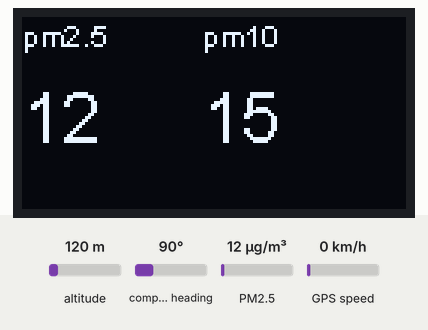
This program was run on a simulated ESP32. Shown: 128×64 one-colour display. The test bench sets the inputs (shaded band); at power-on: PM2.5 12 µg/m³, altitude 120 m, compass heading 90°, GPS speed 0 km/h. Storage starts empty; the GPS gets a fix after 3 s at 37.7749, -122.4194 with 8 satellites; what the program prints to the serial monitor is not drawn.

Above: at 1.6 s.
1.7 s: PM2.5 set to 6 µg/m³
At 5.2 s:
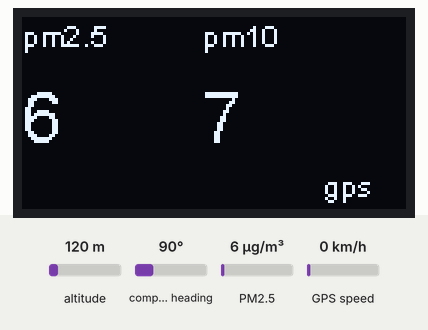
5.5 s: PM2.5 set to 75 µg/m³
At 6.9 s:
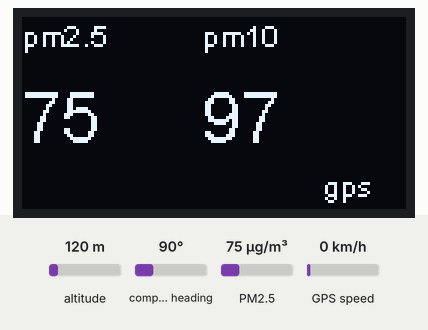
7.5 s: PM2.5 set to 150 µg/m³
At 8.5 s:
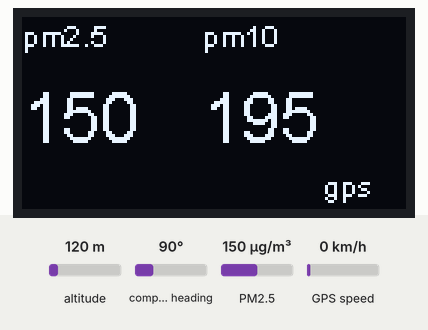
Timing chart, 0 to 10.5 s (numbered marks = the images above; inputs shaded):
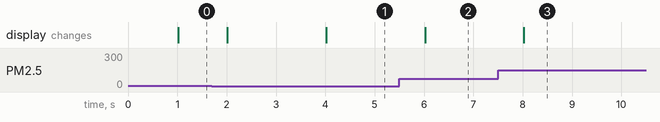

Measured:
- after the input at 1.7 s, the display: first changes after 0.32 s (image 1 shows a later state)
- after the input at 5.5 s, the display: changes after 0.52 s (image 2)
- after the input at 7.5 s, the display: changes after 0.52 s (image 3)

The program:

main.cpp
```cpp
/*
 *
 */

#include <Arduino.h>
#include "HardwareSerial.h"
#include "SSD1306.h"
#include "PMS.h"
#include <TinyGPS++.h>

#include "mySD.h"

PMS pms(Serial1);
PMS::DATA data;
SSD1306 display(0x3c, 21, 22);

// The TinyGPS++ object
static const int RXPin = 0, TXPin = 4;
static const uint32_t GPSBaud = 4800;
TinyGPSPlus gps;

void setup()
{
  Serial.begin(115200);
  Serial1.begin(9600, SERIAL_8N1, 36, 39);   //pms5007
  Serial2.begin(9600, SERIAL_8N1, 0, 4);
  // Serial2.begin(GPSBaud);

  display.init();
  display.flipScreenVertically();
  display.setFont(ArialMT_Plain_10);

   setupMMC();
   appendFile(SD, "/log.txt", "date,time,lat,long,PM_2_5,PM_10_0\n");
}

void displayInfo();
bool bNewData = 0;

void loop(void)
{
  // delay(2000);
  if (pms.read(data))
  {
    display.clear();
    display.setTextAlignment(TEXT_ALIGN_LEFT);
    display.setFont(ArialMT_Plain_10);
    display.drawString(0, 0, "pm2.5");
    display.drawString(60, 0, "pm10");
    display.setFont(ArialMT_Plain_24);
    display.drawString(0, 20, String(data.PM_AE_UG_2_5));
    display.drawString(60, 20, String(data.PM_AE_UG_10_0));

    if (gps.location.isValid() && gps.time.isValid() && gps.date.isValid()) {
      char buf[100];
      int cnt = sprintf(buf, "%d,%d,", gps.date.value(), gps.time.value());
      cnt += sprintf(buf+cnt, "%.5f,%.5f,", gps.location.lat(), gps.location.lng());
      cnt += sprintf(buf+cnt, "%d,%d\n", data.PM_AE_UG_2_5, data.PM_AE_UG_10_0);
      appendFile(SD, "/log.txt", buf);
      buf[cnt-1] = '\r';
      Serial.print(buf);

      display.setFont(ArialMT_Plain_10);
      display.drawString(100,50, String("gps"));
    }

    display.display();
  }

  while (Serial2.available() > 0)
    if (gps.encode(Serial2.read())) {
    }

  if (millis() > 5000 && gps.charsProcessed() < 10) {
    Serial.println(F("No GPS detected: check wiring."));
    // while(true);
  }
}
```
